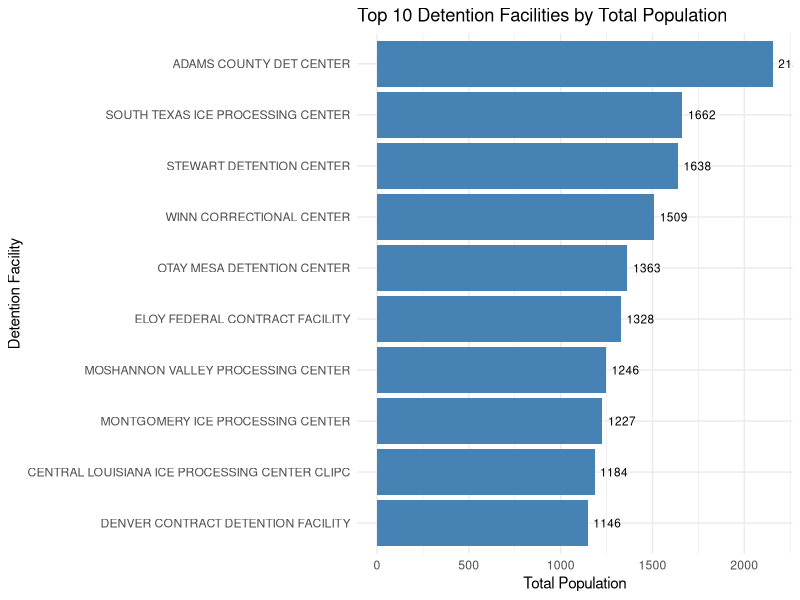
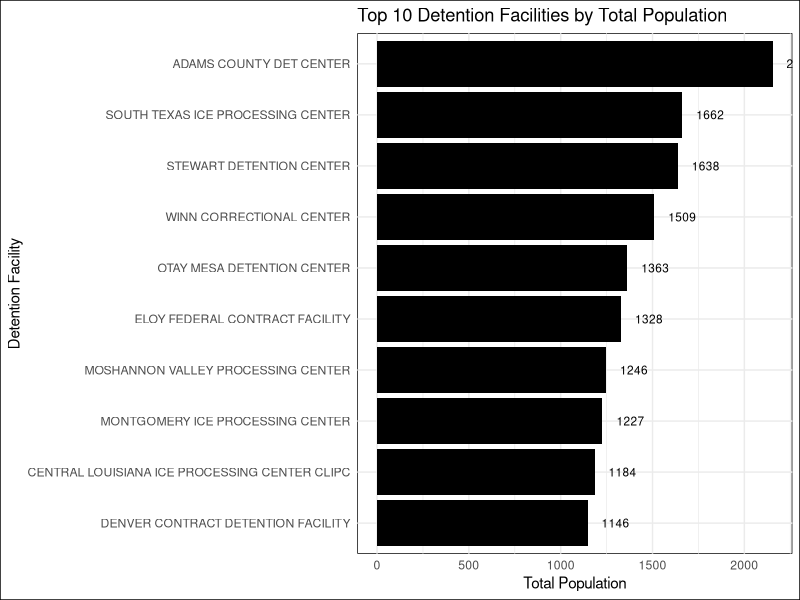
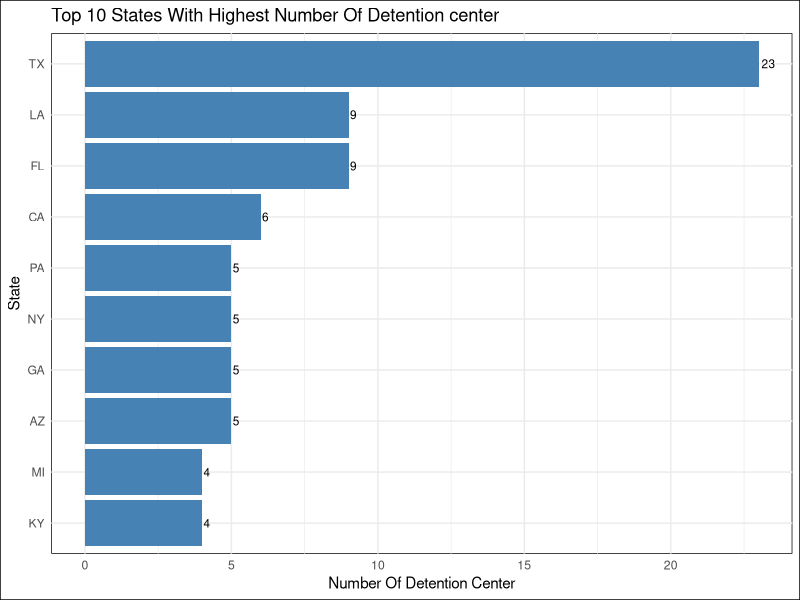
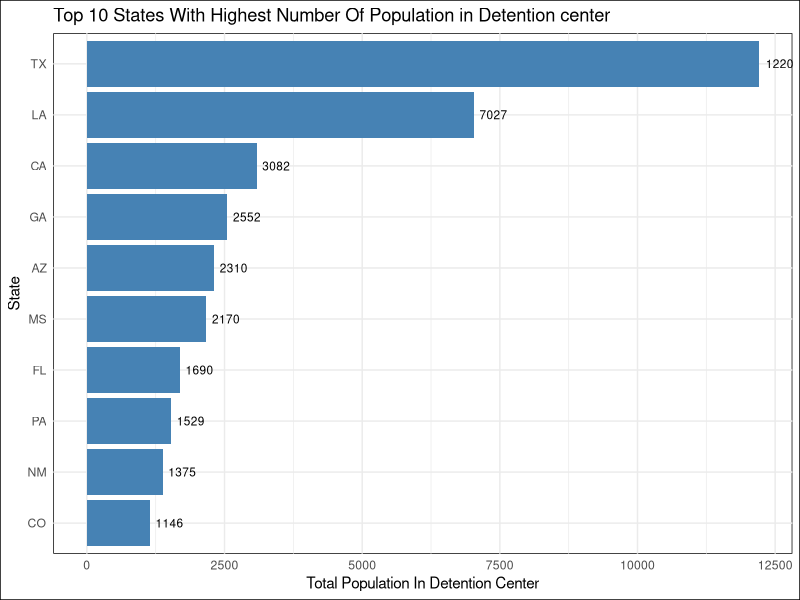
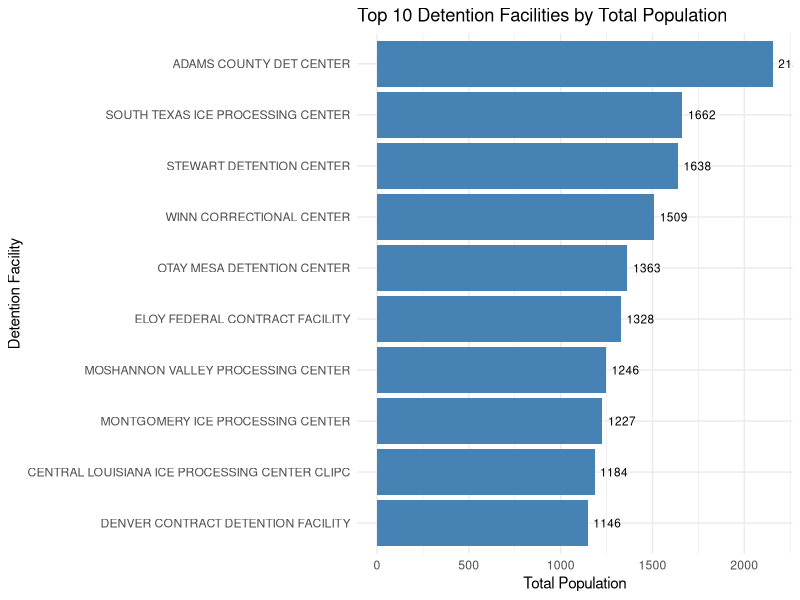
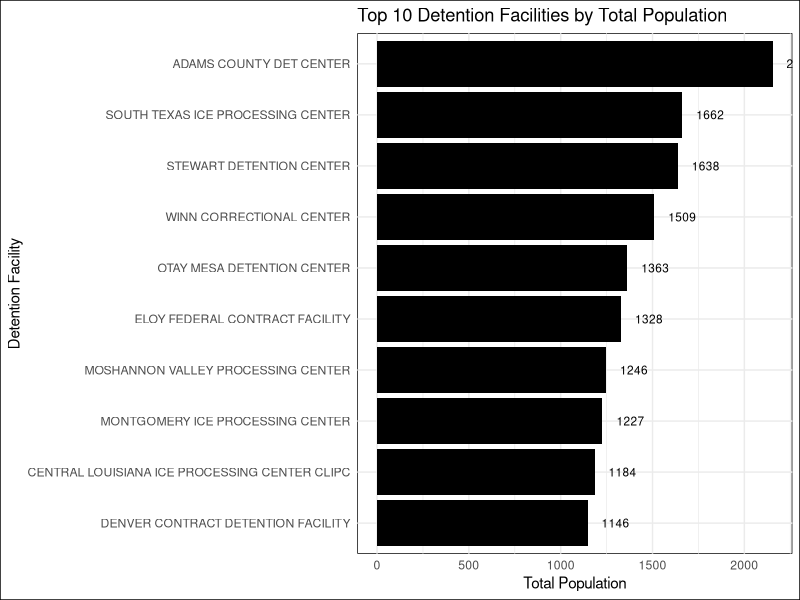
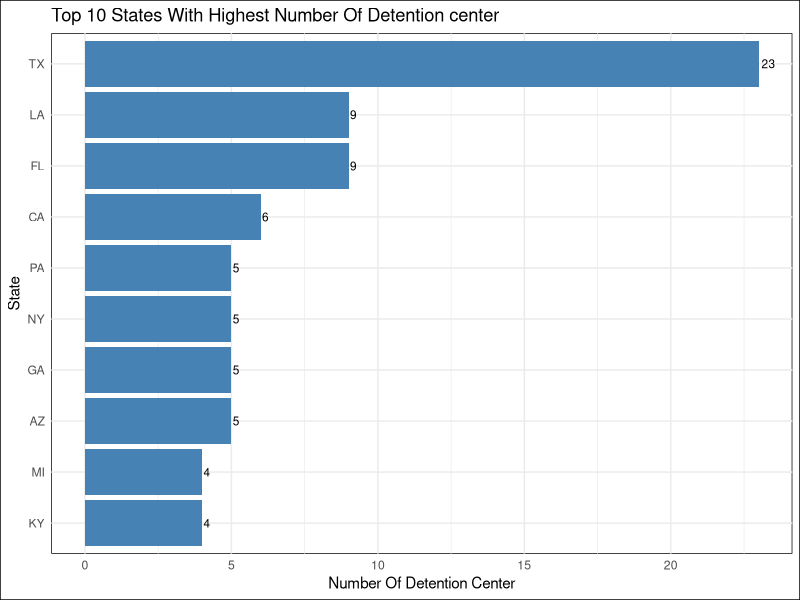
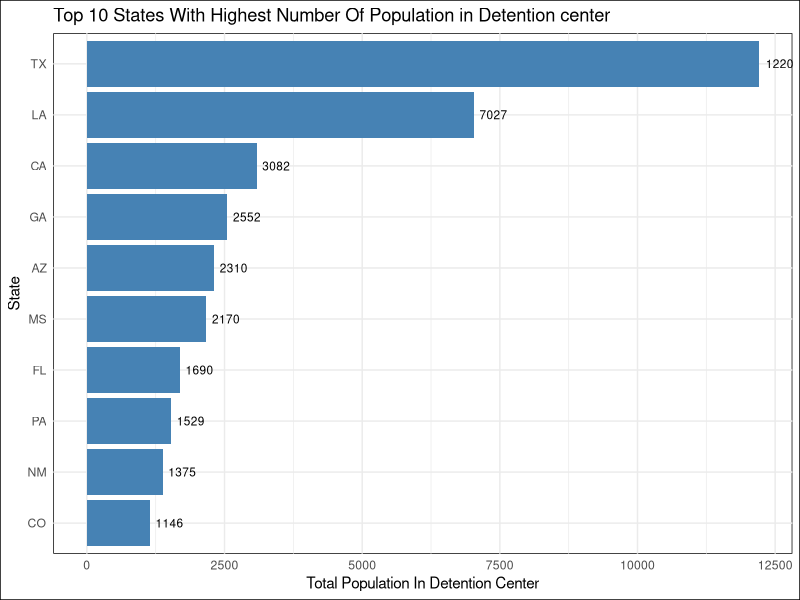

Write the R code that produced these figures, in order.
###importing necessary libraries###
install.packages("tidyverse")
library(tidyverse)
library(dplyr)

###Loading dataset###
df<-read.csv("immigration-detention.csv")



#######################     CLEANING   ######################################



###removing the header in the first few rows.###
df<- read.csv("immigration-detention.csv",skip = 6) # we have around 6 lines of header which we are skipping
head(df)
colnames(df) # shows what columns are there in the dataset
dim(df) #give the overall dimension of the dataframe. we have 137*8 dim i.e 137 rows and 8 columns

###removing special character such as @,\,&,$ etc###
view(df)
#I face error while compiling the above code because the csv file contains non-UTF-8(or non standard) characters
#So im converting file into UTF standard
df$Name<- iconv(df$Name,from = "",to = "UTF-8", sub = "")
df$Name <- gsub("[^A-Za-z ]", "", df$Name)#this ensures only A to Z and a to z character is in the dataframe
df$Name
has_special <- grepl("[^A-Za-z]",df$Name)
df$Name<-trimws(df$Name) #removing leading and trailing white spaces
df$Name


###Handling Blanks###
#Blank in Name of detention center will be replaced by "Unknown"
sum(df$Name == "")#after checking there are two blank spaces in the Name column
sum(is.na(df$Name)) # there are no any N/A field in the Name column
#lets replace blank section in Name section by "Unknown" keyword
df <- df %>% 
  mutate(Name = if_else(Name == "","Unknown",Name))
#checking whether the blank field is replaced by Unknown
sum(df$Name == "")
sum(df$Name =="N/A")
checking<- df%>% 
  filter(Name == "Unknown") %>% 
  select(Name,City)
checking #okay we carefully handled the blank space in the name column

#Now lets check if City section has any blank space or not

df %>% 
  filter(City == "") %>% 
  select(Name,City,State)
df$City<-trimws(df$City)#first eliminating extra spaces if any
sum(df$City =="") 
sum(df$City =="N/A")

#so we have one section where the field is blank
#If we had many blank fields, it would take a lot of time, so I would definitely have applied the 'Unknown' label to the entire column. But for now, since there is only one, I can handle it manually
#I m manually filling the blank section by researching from the google by using the detention center name and its state code.
df %>% 
  filter(City=="") %>% 
  select(Name,City)
#Geauga County jail's city location is unknown 
#From google i get to know the location of the Jail is Chardon link:- https://ohiocountyjails.org/ohio/geauga-county-jail/
#Now lets add the city of the respective jail
df <- df %>%
  mutate(City = if_else(Name == "GEAUGA COUNTY JAIL" & City == "", "CHARDON", City))

df %>% 
  filter(Name=="GEAUGA COUNTY JAIL") %>% 
  select(Name,City)
# we successfully handled it
#Now, lets clean the State section 
#First lets check how many blanks or NA section are there 
df$State<-trimws(df$State)#eliminating extra spaces if any
view(df)
sum(df$State=="")
sum(df$State=="NA")
df %>%
  filter(State == "") %>%
  select(Name, City, State)

#we get to know the two detention center's have missing state code
#Since there is only two blanks for the state, I can handle it manually
#For this we are using the City and Name of detetion center and searching it in google which states it is located at.
#WE need state code for  "ATLANTA" and "ENCINAL"
#For Atlanta, State Code = GA link:-https://prisonprofessors.com/institution/usp-atlanta-federal-prison/
#For Encinal, State Code = TX link:- https://www.cfiaus.com/ice-detention-facilities/texas/la-salle-county-regional-detention-center/

df <- df %>%
  mutate(State = if_else(City == "ATLANTA", "GA", State))
df <- df %>%
  mutate(State = if_else(City == "ENCINAL", "TX", State))
df %>%
  filter(State == "") %>%
  select(Name, City, State)
view(df)


#Now lets check if there any blank values in Level A, Level B, Level C, Level D
colnames(df)
df %>% 
  summarise(across(Level.A:Level.D,function(x) sum(is.na(x))))

#we see that there are no any NA values for all 4 levels

###Handling the misinformed dates###
class(df$Last.Inspection.End.Date)
#the last inspection end data is in character format 
my_date<- as.Date("2025-04-26")
class(my_date) #since our date is in numeric format which must be converted into date data type
# Since the dates are in an inappropriate format (days format), they must be converted into the yyyy-mm-dd format.
# After some research, I found that Excel usually takes the origin date as 1899-12-30.
# As a trial, I converted one value (45673) into the yyyy-mm-dd format in Excel, and it converted to 2025-01-16.
# Eventually, it was confirmed that Excel uses 1899-12-30 as the origin date.
# All the other dates were then converted in the same way.

df <- df %>%
  mutate(
    Last.Inspection.End.Date = as.Date(as.numeric(Last.Inspection.End.Date), origin = "1899-12-30")
  )
df$Last.Inspection.End.Date
view(df)
sum(is.na(df$Last.Inspection.End.Date)) #Total 18 NA field 
#as Nevada had appropriate date format but during conversion the date gets erroded and labeled as NA which is quite wrong
#so lets convert that date into initial format which was correct
df <- df %>%
  mutate(
    Last.Inspection.End.Date = if_else(
      Name == "NEVADA SOUTHERN DETENTION CENTER",
      as.Date("2024-09-19"),#this was the original date in the original csv file
      Last.Inspection.End.Date
    )
  )
view(df)
sum(is.na(df$Last.Inspection.End.Date)) #Total 17 NA field

# as we have total 17 not available data for Last Inspection End Date.
# we do not have any way to deal with let leave it NA




################################    ANALYZE    ##########################################



# GOAL : Sum the “Level A”, “Level B”, “Level C”, and “Level D” columns to make a new “Total
# Population” column. Then subset that column so that you only have the top ten largest
# detention facilities in the dataset .

#lets first add all the levels value and put the ans in new column called "TOtal Population"

df<-df %>% 
  mutate(Total.Population = Level.A + Level.B + Level.C + Level.D)

#as Total population is in decimal we can round of to nearest integer but there is no any requirement mentioned in the task-assessment so im keeping as it is for now
# df <- df %>%
#   mutate(Total.Population = round(Total.Population)) #if rounding off is needed

view(df)

#subsetting the above Total Population column so that we only have the top ten largest detention facilities in the dataset

top_10_facilities <- df %>%
  arrange(desc(Total.Population)) %>%
  slice_head(n = 10)
view(top_10_facilities)

#we can also find with different features like which state has how many detention center
Each_state_detention_center <- df %>% 
  group_by(State) %>% 
  summarise(Detention_center_count=n()) %>% 
  arrange(desc(Detention_center_count)) %>% 
  slice_head(n = 10)
Each_state_detention_center # we can see texas or TX has the highest number of detention center
view(Each_state_detention_center)

#We can also find which state has the highest number of total population
State_total_population <- df %>% 
  group_by(State) %>% 
  summarize(Total= sum(Total.Population,na.rm = TRUE)) %>% 
  arrange(desc(Total)) %>% 
  slice_head(n = 10)
State_total_population
view(State_total_population)
#we can still see texas has the highest number of people in detention center is highest in the Texas



#################       VISUALIZATION      ##############################

# Creating a bar plot showing the top 10 largest center
 
ggplot(data = top_10_facilities,mapping =  aes(x = reorder(Name, Total.Population), y = Total.Population)) +
  geom_bar(stat = "identity", fill = "steelblue") +
  geom_text(aes(label = round(Total.Population)), hjust = -0.2, size = 3) + # <-- ADDING TEXT HERE
  coord_flip() + #it flips the axes as when names were not clear.
  labs(title = "Top 10 Detention Facilities by Total Population",
       x = "Detention Facility",
       y = "Total Population") +
  theme_minimal()
ggsave(
  filename = "Top_10_Largest_Detention_Center.png",
  plot = last_plot(),      # Or you can specify the exact plot if needed
  dpi = 600,               # Higher resolution
  width = 12,              # Wider
  height = 8,              # Taller
  units = "in"             # Inches
)


ggplot(data = top_10_facilities, mapping =  aes(x = reorder(Name, Total.Population), y = Total.Population)) +
  geom_bar(stat = "identity", fill = "black") +
  geom_text(aes(label = round(Total.Population)), hjust = -0.5, size = 3) +
  coord_flip() +
  labs(title = "Top 10 Detention Facilities by Total Population",
       x = "Detention Facility",
       y = "Total Population") +
  theme_minimal() +
  theme(
    panel.background = element_rect(fill = "white"),#while saving image i wasn't getting clear plotting so fixing it white solve the issue
    plot.background = element_rect(fill = "white")
  )
ggsave(
  filename = "Top 10 Detention Facilities by Total Population.png",
  plot = last_plot(),
  dpi = 600,
  width = 12,
  height = 8,
  units = "in"
)
#creating a bar graph for showing the to 10 states with highest number of detention center
ggplot(data = Each_state_detention_center,mapping =  aes(x = reorder(State, Detention_center_count), y = Detention_center_count)) +
  geom_bar(stat = "identity", fill = "steelblue") +
  geom_text(aes(label = Detention_center_count), hjust = -0.2, size = 3) + #adding text on each bar
  coord_flip() + #it flips the axes as when names were not clear.
  labs(title = "Top 10 States With Highest Number Of Detention center",
       x = "State",
       y = "Number Of Detention Center") +
  theme_minimal()+
  theme_minimal() +
  theme(
    panel.background = element_rect(fill = "white"),#while saving image i wasn't getting clear plotting so fixing it white solve the issue
    plot.background = element_rect(fill = "white")
  )
ggsave(
  filename = "Top 10 States With Highest Number Of Detention center.png",
  plot = last_plot(),
  dpi = 600,
  width = 12,
  height = 8,
  units = "in"
)

#Creating a bar graph for showing the States with the Highest number of population in detention center
ggplot(data = State_total_population,mapping =  aes(x = reorder(State, Total), y = Total)) +
  geom_bar(stat = "identity", fill = "steelblue") +
  geom_text(aes(label = round(Total)), hjust = -0.2, size = 3) + #adding text on each bar
  coord_flip() + #it flips the axes as when names were not clear.
  labs(title = "Top 10 States With Highest Number Of Population in Detention center",
       x = "State",
       y = "Total Population In Detention Center") +
  theme_minimal()+
  theme_minimal() +
  theme(
    panel.background = element_rect(fill = "white"),#while saving image i wasn't getting clear plotting so fixing it white solve the issue
    plot.background = element_rect(fill = "white")
  )
ggsave(
  filename = "Top 10 States With Highest Number Of Population in Detention center.png",
  plot = last_plot(),
  dpi = 600,
  width = 12,
  height = 8,
  units = "in"
)
